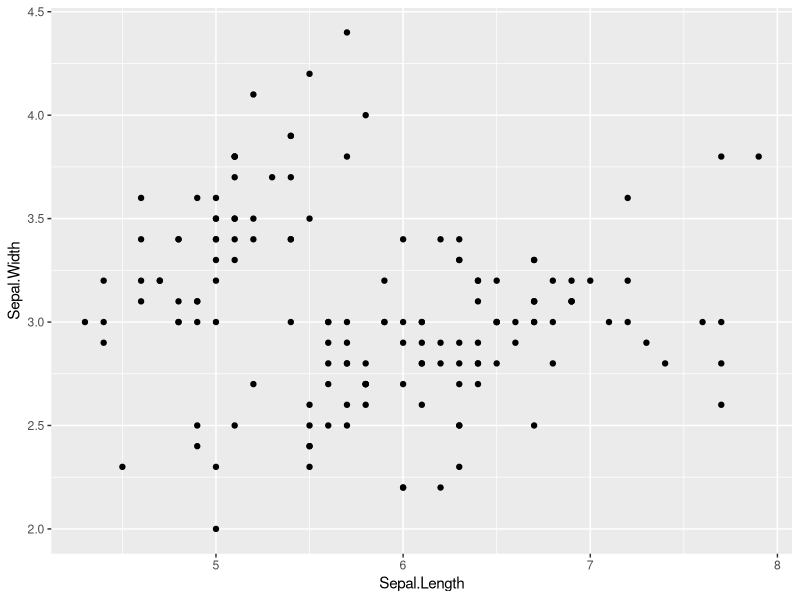
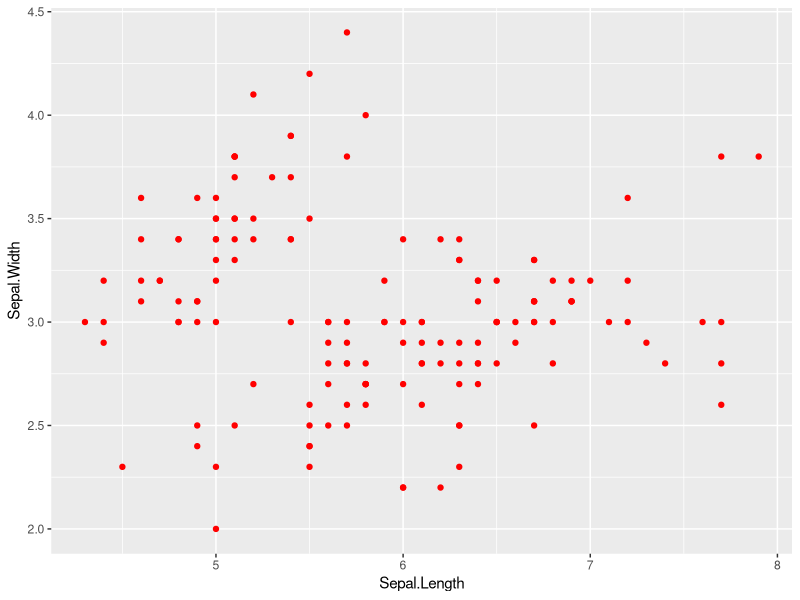
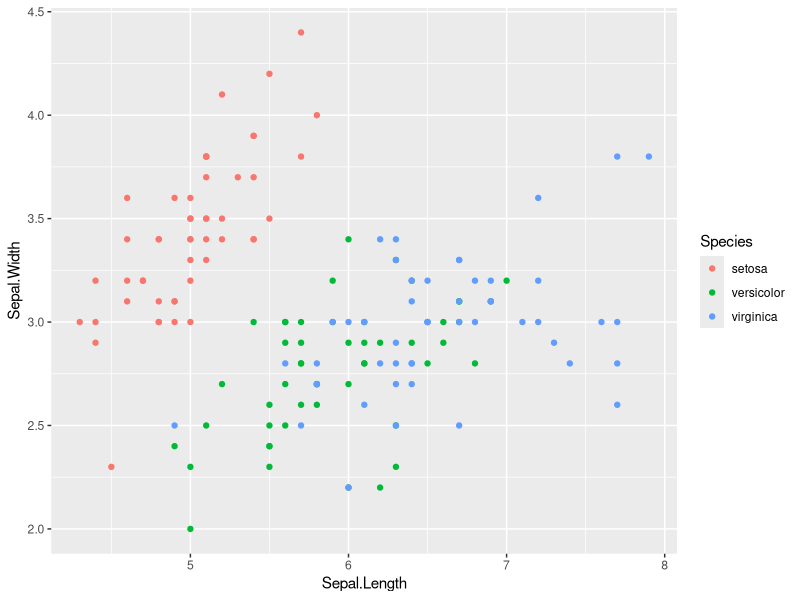
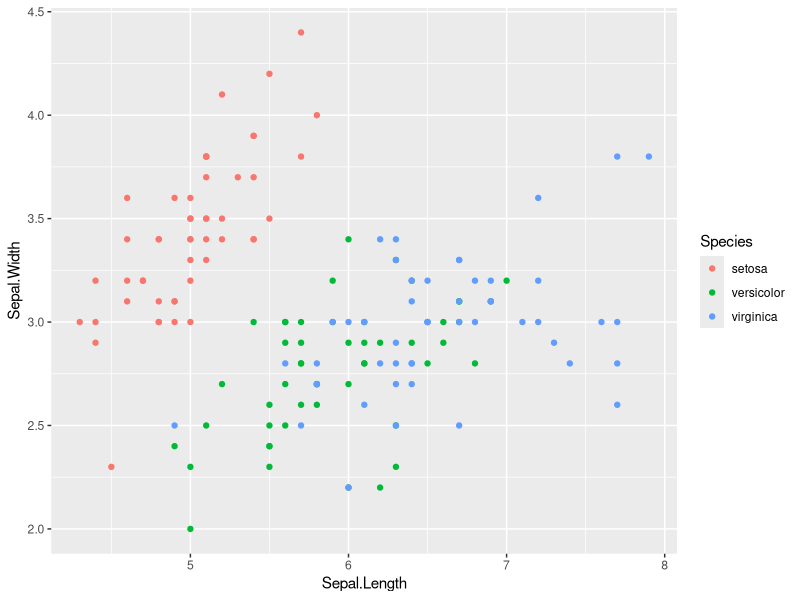
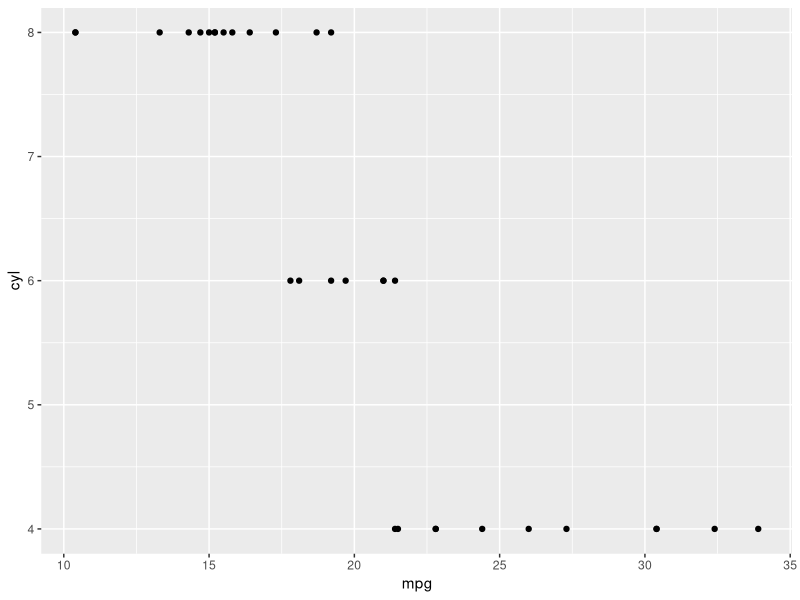
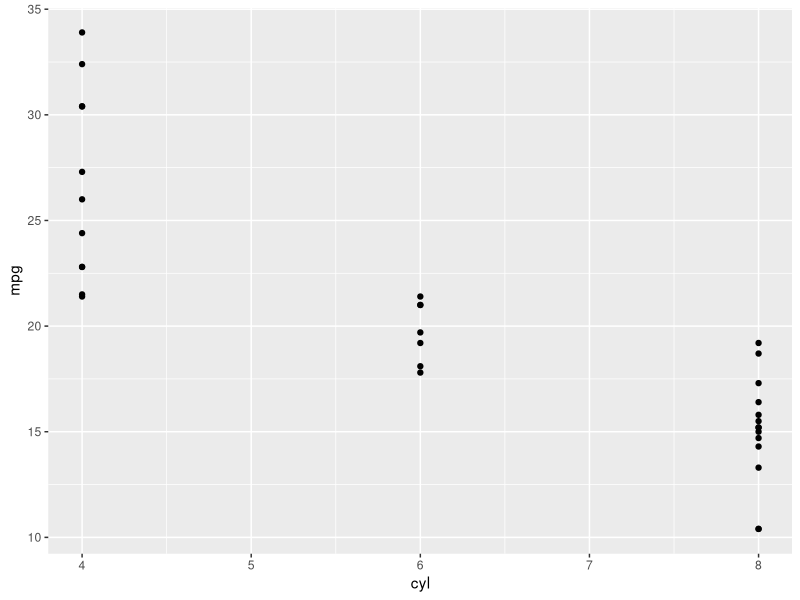
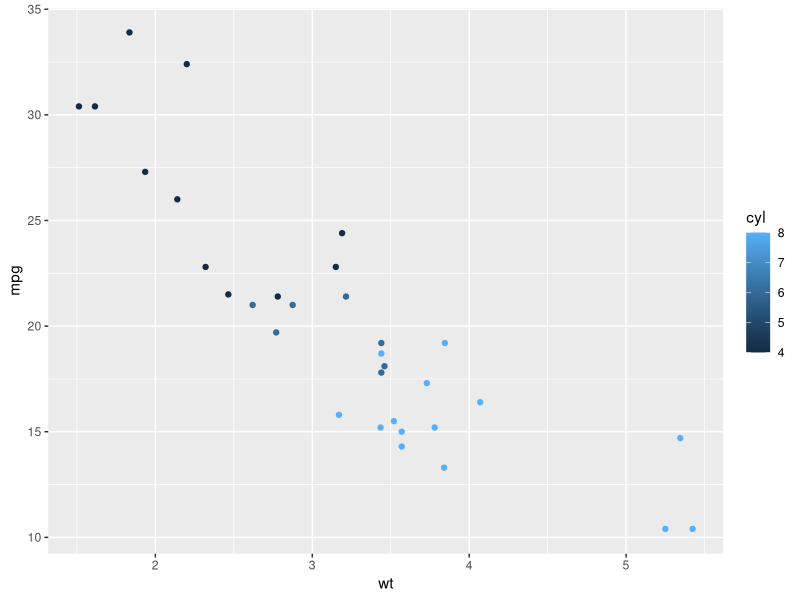
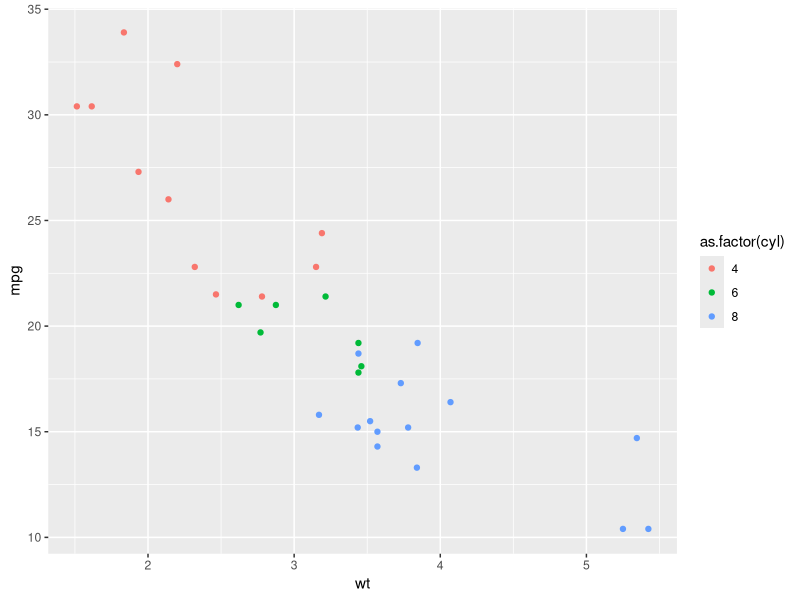

These figures' R source, in order:
#================================================================================
# ggplot: Chapter 3 : Aesthetics 
#================================================================================
# VIDEO 1
library(ggplot2)

# mapping
ggplot(iris, aes(Sepal.Length, Sepal.Width)) + 
  geom_point()

# attribute 
ggplot(iris, aes(Sepal.Length, Sepal.Width)) + 
  geom_point(col = "red") # visual attribute 

# mapping onto color -- data frame column mapped onto visible aesthetic 
ggplot(iris, aes(Sepal.Length, Sepal.Width,
       color = Species)) + # color defined by Species 
  geom_point() # 

# aesthetics are called in aes()
# whereas attributes are called in geom_point()

# mapping onto color(2) -- in genereal we only do this when combining two different data frames
ggplot(iris) + 
  geom_point(aes(Sepal.Length, Sepal.Width,
                 color = Species)) 

# Aesthetic   Type
# x           x axis position
# y           y axis position
# colour      Color of dots, outlines of other shapes
# fill        fill color
# size        Diameter of points, thickness of lines
# alpha       Transparency
# linetype    Line dash pattern
# labels      Text on a plot or axes
# shape       Shape 

#=================================================================
# All about aesthetics, part 1

#Map cyl to y
ggplot(mtcars, aes(mpg, cyl)) +
  geom_point()

# Map cyl to x
ggplot(mtcars, aes(cyl, mpg)) +
  geom_point()

# Map cyl to col
ggplot(mtcars, aes(wt, mpg, col = cyl)) + 
  geom_point()

# Map cyl to col
ggplot(mtcars, aes(wt, mpg, col = as.factor(cyl))) + # as.factor makes sure the colors are distinct
  geom_point()

#alternatively
mtcars$cyl <- as.factor(mtcars$cyl)

# Change shape and size of the points in the above plot
ggplot(mtcars, aes(wt, mpg, col = cyl)) +
  geom_point(shape = 1, size = 4)


#=================================================================
# All about aesthetics, part 2

# Map cyl to fill
ggplot(mtcars, aes(x = wt, y = mpg, fill = cyl)) +
  geom_point()


# Change shape, size and alpha of the points in the above plot
ggplot(mtcars, aes(x = wt, y = mpg, fill = cyl)) +
  geom_point(shape = 16, size = 6, alpha = 0.6)

# mapping a categorical variable onto fill doesn't change the colors, although a legend is generated! 
# Use fill when you have another shape (such as a bar), or when using a point that does have a fill
# and a color attribute, such as shape = 21, which is a circle with an outline. 

ggplot(mtcars, aes(x = wt, y = mpg, fill = cyl)) +
  geom_point(shape = 21, size = 6, alpha = 0.6)

# Any time you use a solid color, make sure to use alpha blending to account for over plotting.

#=================================================================
# All about aesthetics, part 3
mtcars$cyl <- as.factor(mtcars$cyl)

# Map cyl to size
ggplot(mtcars, aes(wt, mpg, size = cyl)) +
  geom_point()


# Map cyl to alpha
ggplot(mtcars, aes(wt, mpg, alpha = cyl)) +
  geom_point()

# Map cyl to shape 
ggplot(mtcars, aes(wt, mpg, shape = cyl)) +
  geom_point()


# Map cyl to labels
# In order to correctly show the labels, use geom_text() instead of geom_point().
ggplot(mtcars, aes(wt, mpg, label = cyl)) +
  geom_text()

#=================================================================
# All about attributes, part 1
mtcars$cyl <- as.factor(mtcars$cyl)

# Define a hexadecimal color
my_color <- "#123456"

# Set the color aesthetic 
ggplot(mtcars, aes(wt,mpg, col = cyl)) +
  geom_point()

# Set the color aesthetic and attribute 
ggplot(mtcars, aes(wt,mpg, col = cyl)) +
  geom_point(col = my_color)


# Set the fill aesthetic and color, size and shape attributes
ggplot(mtcars, aes(wt,mpg, fill = cyl)) +
  geom_point(col = my_color, size = 10, shape = 23)

#=================================================================
# All about attributes, part 2

# Expand to draw points with alpha 0.5
ggplot(mtcars, aes(x = wt, y = mpg, fill = cyl)) +
  geom_point(alpha = 0.5)

# Expand to draw points with shape 24 and color yellow
ggplot(mtcars, aes(x = wt, y = mpg, fill = cyl)) +
  geom_point(shape = 24, col = "yellow")

# Expand to draw text with label x, color red and size 10
ggplot(mtcars, aes(x = wt, y = mpg, fill = cyl)) +
  geom_text(label = "x", col = "red", size = 10)

#=================================================================
# All about attributes, part 2
mtcars$cyl <- as.numeric(mtcars$cyl)

# Map mpg onto x, qsec onto y and factor(cyl) onto col
ggplot(mtcars, aes(mpg, qsec, col = factor(cyl))) +
  geom_point()


# Add mapping: factor(am) onto shape
ggplot(mtcars, aes(mpg, qsec, col = factor(cyl), 
                   shape = factor(am))) +
  geom_point()


# Add mapping: (hp/wt) onto size
ggplot(mtcars, aes(mpg, qsec, col = factor(cyl), 
                   shape = factor(am), size = (hp/wt))) +
  geom_point()

#label and shape are only applicabel to categoricaol variables 

